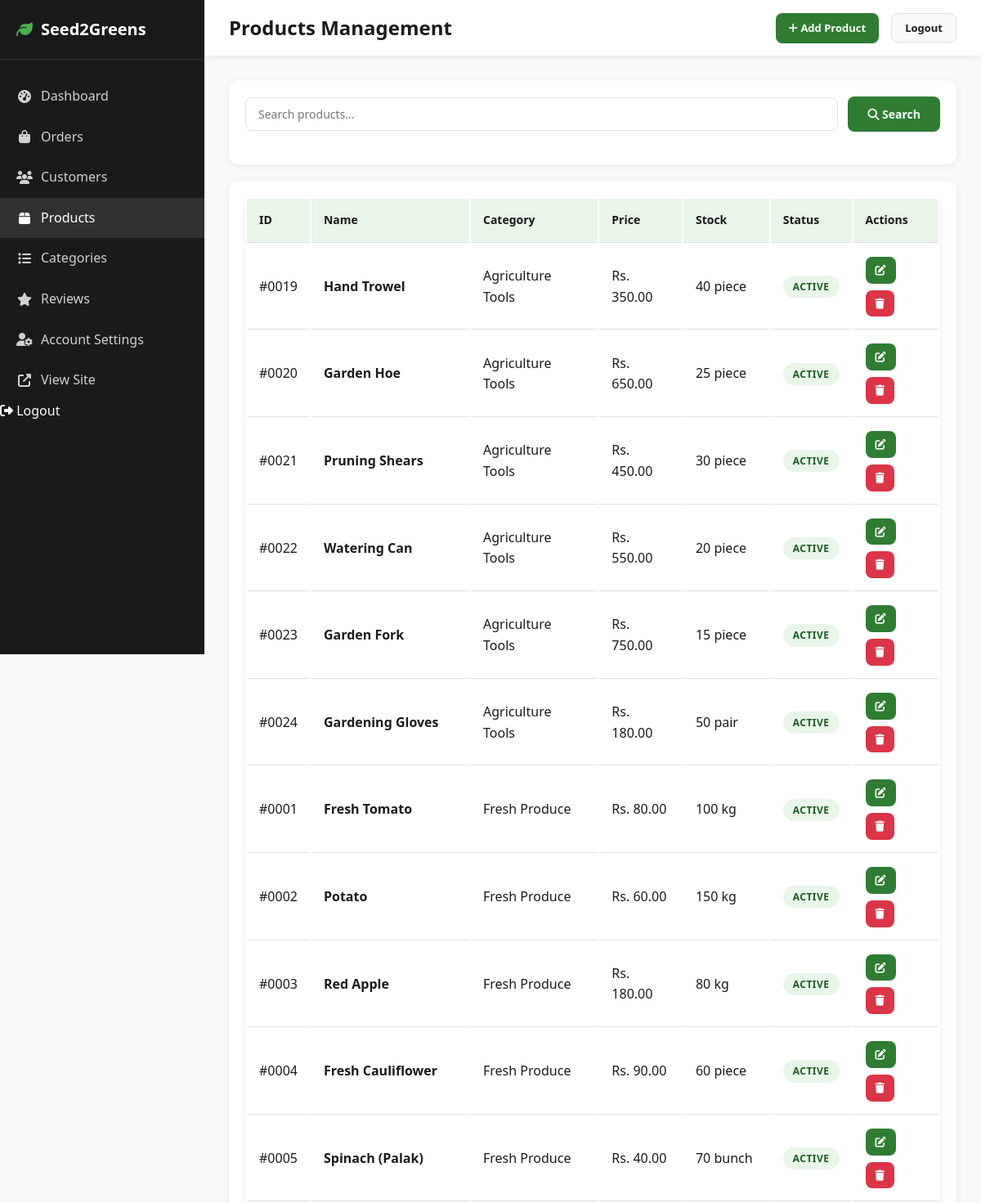
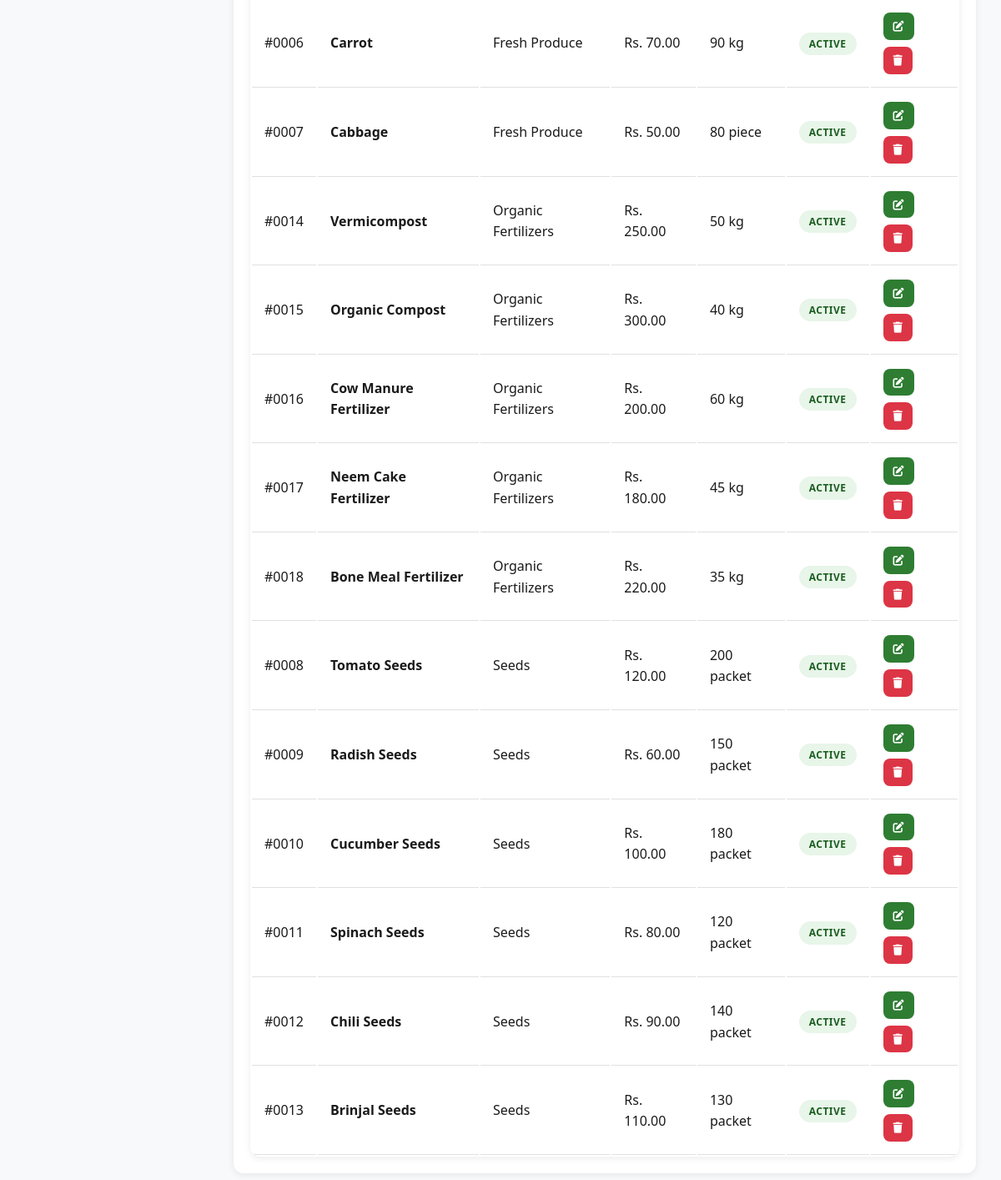
The app's page /admin/products.php (signed in) with its own data (2 pictures, top to bottom).
### tables this page shows
CREATE TABLE products (
    id INT PRIMARY KEY AUTO_INCREMENT,
    category_id INT NOT NULL,
    name VARCHAR(150) NOT NULL,
    description TEXT,
    price DECIMAL(10,2) NOT NULL,
    stock_quantity INT NOT NULL DEFAULT 0,
    unit VARCHAR(50) DEFAULT 'piece',
    image VARCHAR(255),
    status ENUM('active', 'inactive') DEFAULT 'active',
    created_at TIMESTAMP DEFAULT CURRENT_TIMESTAMP,
    updated_at TIMESTAMP DEFAULT CURRENT_TIMESTAMP ON UPDATE CURRENT_TIMESTAMP,
    FOREIGN KEY (category_id) REFERENCES categories(id) ON DELETE RESTRICT ON UPDATE CASCADE,
    INDEX idx_category (category_id),
    INDEX idx_status (status)
);

CREATE TABLE categories (
    id INT PRIMARY KEY AUTO_INCREMENT,
    name VARCHAR(100) NOT NULL UNIQUE,
    description TEXT,
    image VARCHAR(255),
    status ENUM('active', 'inactive') DEFAULT 'active',
    created_at TIMESTAMP DEFAULT CURRENT_TIMESTAMP,
    updated_at TIMESTAMP DEFAULT CURRENT_TIMESTAMP ON UPDATE CURRENT_TIMESTAMP,
    INDEX idx_status (status)
);

### includes/functions.php (called while the page is built, shortened)
<?php
function sanitize($data) {
    return htmlspecialchars(trim($data), ENT_QUOTES, 'UTF-8');
}
function formatAdminCurrency($amount) {
    return 'Rs. ' . number_format($amount, 2);
}

### admin/products.php (the view, shortened to what this page needs)
<?php
require_once __DIR__ . '/../includes/functions.php';
$search = isset($_GET['search']) ? sanitize($_GET['search']) : '';
global $db;
if ($search) {
    $stmt = $db->prepare("
        SELECT p.*, c.name as category_name
        FROM products p
        JOIN categories c ON p.category_id = c.id
        WHERE p.name LIKE ? OR p.description LIKE ?
        ORDER BY p.created_at DESC
    ");
    $stmt->execute(["%$search%", "%$search%"]);
    $products = $stmt->fetchAll();
} else {
    $stmt = $db->prepare("
        SELECT p.*, c.name as category_name
        FROM products p
        JOIN categories c ON p.category_id = c.id
        ORDER BY p.created_at DESC
    ");
    $stmt->execute();
    $products = $stmt->fetchAll();
}
?>
<!DOCTYPE html>
<html lang="en">
<head>
    <link rel="stylesheet" href="../assets/css/style.css">
    <link rel="stylesheet" href="https://cdnjs.cloudflare.com/ajax/libs/font-awesome/6.4.0/css/all.min.css">
</head>
<body>
    <div class="admin-layout">
        <aside class="admin-sidebar" id="adminSidebar">
            <div class="admin-sidebar-header">
                <h2><i class="fas fa-leaf"></i> Seed2Greens</h2>
            </div>
            <ul class="admin-nav">
                <li><a href="dashboard.php"><i class="fas fa-tachometer-alt"></i> Dashboard</a></li>
                <li><a href="orders.php"><i class="fas fa-shopping-bag"></i> Orders</a></li>
                <li><a href="customers.php"><i class="fas fa-users"></i> Customers</a></li>
                <li><a href="products.php" class="active"><i class="fas fa-box"></i> Products</a></li>
                <li><a href="categories.php"><i class="fas fa-list"></i> Categories</a></li>
                <li><a href="reviews.php"><i class="fas fa-star"></i> Reviews</a></li>
                <li><a href="settings.php"><i class="fas fa-user-cog"></i> Account Settings</a></li>
                <li><a href="../index.php" target="_blank"><i class="fas fa-external-link-alt"></i> View Site</a></li>
                <li><form method="POST" action="logout.php" style="display: inline;"><input type="hidden" name="csrf_token" value="<?php echo generateCsrfToken(); ?>"><button type="submit" name="logout" style="background: none; border: none; color: inherit; cursor: pointer; font-size: inherit; padding: 0; width: 100%; text-align: left;"><i class="fas fa-sign-out-alt"></i> Logout</button></form></li>
            </ul>
        </aside>
        <div class="admin-main">
            <header class="admin-header">
                <div style="display: flex; align-items: center; gap: 15px;">
                    <h2>Products Management</h2>
                </div>
                <div style="display: flex; align-items: center; gap: 15px;">
                    <a href="add-product.php" class="btn btn-primary btn-sm"><i class="fas fa-plus"></i> Add Product</a>
                    <form method="POST" action="logout.php" style="display: inline;"><button type="submit" name="logout" class="btn btn-secondary btn-sm">Logout</button></form>
                </div>
            </header>
            <main class="admin-content">
                <div class="admin-card" style="margin-bottom: 20px;">
                    <form method="GET" action="" class="admin-search-bar">
                        <input type="text" name="search" placeholder="Search products..." value="<?php echo htmlspecialchars($search, ENT_QUOTES); ?>">
                        <button type="submit" class="btn btn-primary"><i class="fas fa-search"></i> Search</button>
                    </form>
                </div>
                <div class="admin-card">
                    <table class="data-table">
                        <thead>
                            <tr>
                                <th>ID</th>
                                <th>Name</th>
                                <th>Category</th>
                                <th>Price</th>
                                <th>Stock</th>
                                <th>Status</th>
                                <th>Actions</th>
                            </tr>
                        </thead>
                        <tbody>
                            <?php if (empty($products)): ?>
                                <tr><td colspan="7" style="text-align: center; padding: 30px;">No products found</td></tr>
                            <?php else: ?>
                                <?php foreach ($products as $product): ?>
                                    <tr>
                                        <td>#<?php echo str_pad($product['id'], 4, '0', STR_PAD_LEFT); ?></td>
                                        <td><strong><?php echo sanitize($product['name']); ?></strong></td>
                                        <td><?php echo sanitize($product['category_name']); ?></td>
                                        <td><?php echo formatAdminCurrency($product['price']); ?></td>
                                        <td><?php echo $product['stock_quantity']; ?> <?php echo sanitize($product['unit']); ?></td>
                                        <td>
                                            <span class="status status-<?php echo ($product['status'] == 'active') ? 'delivered' : 'cancelled'; ?>">
                                                <?php echo sanitize(ucfirst($product['status'])); ?>
                                            </span>
                                        </td>
                                        <td>
                                            <div class="admin-actions">
                                                <a href="edit-product.php?id=<?php echo $product['id']; ?>" class="btn btn-primary btn-sm"><i class="fas fa-edit"></i></a>
                                                <a href="edit-product.php?id=<?php echo $product['id']; ?>" class="btn btn-danger btn-sm" onclick="return confirm('Are you sure you want to delete this product?')">
                                                    <i class="fas fa-trash"></i>
                                                </a>
                                            </div>
                                        </td>
                                    </tr>
                                <?php endforeach; ?>
                            <?php endif; ?>
                        </tbody>
                    </table>
                </div>
            </main>
        </div>
    </div>
</body>
</html>

### assets/css/style.css (style rules this page uses)
* { margin: 0; padding: 0; box-sizing: border-box; }
body { font-family: 'Segoe UI', Tahoma, Geneva, Verdana, sans-serif; color: var(--text-dark); background-color: var(--bg-light); line-height: 1.6; overflow-x: hidden; }
a { text-decoration: none; color: inherit; transition: var(--transition); }
button { cursor: pointer; border: none; font-family: inherit; }
input, select, textarea { font-family: inherit; }
.btn { display: inline-block; padding: 12px 24px; border-radius: var(--radius); font-weight: 600; font-size: 14px; text-align: center; transition: var(--transition); border: none; cursor: pointer; text-decoration: none; }
.btn-primary { background: var(--primary); color: white; }
.btn-secondary { background: var(--bg-light); color: var(--text-dark); border: 1px solid var(--border); }
.btn-danger { background: #dc3545; color: white; }
.btn-sm { padding: 8px 16px; font-size: 13px; }
.status { padding: 5px 12px; border-radius: 20px; font-size: 12px; font-weight: 600; display: inline-block; }
.status-delivered { background: #d4edda; color: #155724; }
.admin-layout { display: flex; min-height: 100vh; }
.admin-sidebar { width: 250px; background: var(--text-dark); color: white; position: fixed; height: 100vh; overflow-y: auto; }
.admin-sidebar-header { padding: 20px; border-bottom: 1px solid rgba(255,255,255,0.1); }
.admin-sidebar-header h2 { font-size: 20px; display: flex; align-items: center; gap: 10px; }
.admin-sidebar-header h2 i { color: var(--primary-light); }
.admin-nav { list-style: none; padding: 20px 0; }
.admin-nav li a { display: flex; align-items: center; gap: 10px; padding: 12px 20px; color: rgba(255,255,255,0.8); transition: var(--transition); }
.admin-nav li a:hover, .admin-nav li a.active { background: rgba(255,255,255,0.1); color: white; }
.admin-nav li a i { width: 20px; text-align: center; }
.admin-main { flex: 1; margin-left: 250px; min-height: 100vh; background: var(--bg-light); }
.admin-header { background: var(--bg-white); padding: 15px 30px; box-shadow: var(--shadow); display: flex; justify-content: space-between; align-items: center; }
.admin-content { padding: 30px; }
.admin-card { background: var(--bg-white); border-radius: var(--radius-lg); box-shadow: var(--shadow); padding: 20px; }
.data-table { width: 100%; background: var(--bg-white); border-radius: var(--radius-lg); box-shadow: var(--shadow); overflow: hidden; }
.data-table th, .data-table td { padding: 15px; text-align: left; border-bottom: 1px solid var(--border); }
.data-table th { background: var(--bg-green); font-weight: 600; font-size: 14px; }
.status { display: inline-block; padding: 4px 12px; border-radius: 20px; font-size: 12px; font-weight: 600; text-transform: uppercase; letter-spacing: 0.5px; }
.status-delivered { background: #e8f5e9; color: #1b5e20; }
.admin-actions { display: flex; gap: 8px; flex-wrap: wrap; }
.admin-actions .btn { padding: 6px 12px; font-size: 13px; }
.admin-search-bar { display: flex; gap: 12px; margin-bottom: 20px; flex-wrap: wrap; align-items: center; }
.admin-search-bar input, .admin-search-bar select { padding: 10px 15px; border: 1px solid var(--border); border-radius: var(--radius); font-size: 14px; }
.admin-search-bar input { flex: 1; min-width: 250px; }

### records on screen
products: id "0019", name "Hand Trowel", category.name "Agriculture Tools", price "Rs. 350.00", stock_quantity "40", unit "piece", status "ACTIVE"
products: id "0020", name "Garden Hoe", category.name "Agriculture Tools", price "Rs. 650.00", stock_quantity "25", unit "piece", status "ACTIVE"
products: id "0021", name "Pruning Shears", category.name "Agriculture Tools", price "Rs. 450.00", stock_quantity "30", unit "piece", status "ACTIVE"
products: id "0022", name "Watering Can", category.name "Agriculture Tools", price "Rs. 550.00", stock_quantity "20", unit "piece", status "ACTIVE"
products: id "0023", name "Garden Fork", category.name "Agriculture Tools", price "Rs. 750.00", stock_quantity "15", unit "piece", status "ACTIVE"
products: id "0024", name "Gardening Gloves", category.name "Agriculture Tools", price "Rs. 180.00", stock_quantity "50", unit "pair", status "ACTIVE"
products: id "0001", name "Fresh Tomato", category.name "Fresh Produce", price "Rs. 80.00", stock_quantity "100", unit "kg", status "ACTIVE"
products: id "0002", name "Potato", category.name "Fresh Produce", price "Rs. 60.00", stock_quantity "150", unit "kg", status "ACTIVE"
products: id "0003", name "Red Apple", category.name "Fresh Produce", price "Rs. 180.00", stock_quantity "80", unit "kg", status "ACTIVE"
products: id "0004", name "Fresh Cauliflower", category.name "Fresh Produce", price "Rs. 90.00", stock_quantity "60", unit "piece", status "ACTIVE"
products: id "0005", name "Spinach (Palak)", category.name "Fresh Produce", price "Rs. 40.00", stock_quantity "70", unit "bunch", status "ACTIVE"
products: id "0006", name "Carrot", category.name "Fresh Produce", price "Rs. 70.00", stock_quantity "90", unit "kg", status "ACTIVE"
products: id "0007", name "Cabbage", category.name "Fresh Produce", price "Rs. 50.00", stock_quantity "80", unit "piece", status "ACTIVE"
products: id "0014", name "Vermicompost", category.name "Organic Fertilizers", price "Rs. 250.00", stock_quantity "50", unit "kg", status "ACTIVE"
products: id "0015", name "Organic Compost", category.name "Organic Fertilizers", price "Rs. 300.00", stock_quantity "40", unit "kg", status "ACTIVE"
products: id "0016", name "Cow Manure Fertilizer", category.name "Organic Fertilizers", price "Rs. 200.00", stock_quantity "60", unit "kg", status "ACTIVE"
products: id "0017", name "Neem Cake Fertilizer", category.name "Organic Fertilizers", price "Rs. 180.00", stock_quantity "45", unit "kg", status "ACTIVE"
products: id "0018", name "Bone Meal Fertilizer", category.name "Organic Fertilizers", price "Rs. 220.00", stock_quantity "35", unit "kg", status "ACTIVE"
products: id "0008", name "Tomato Seeds", category.name "Seeds", price "Rs. 120.00", stock_quantity "200", unit "packet", status "ACTIVE"
products: id "0009", name "Radish Seeds", category.name "Seeds", price "Rs. 60.00", stock_quantity "150", unit "packet", status "ACTIVE"
products: id "0010", name "Cucumber Seeds", category.name "Seeds", price "Rs. 100.00", stock_quantity "180", unit "packet", status "ACTIVE"
products: id "0011", name "Spinach Seeds", category.name "Seeds", price "Rs. 80.00", stock_quantity "120", unit "packet", status "ACTIVE"
products: id "0012", name "Chili Seeds", category.name "Seeds", price "Rs. 90.00", stock_quantity "140", unit "packet", status "ACTIVE"
products: id "0013", name "Brinjal Seeds", category.name "Seeds", price "Rs. 110.00", stock_quantity "130", unit "packet", status "ACTIVE"
